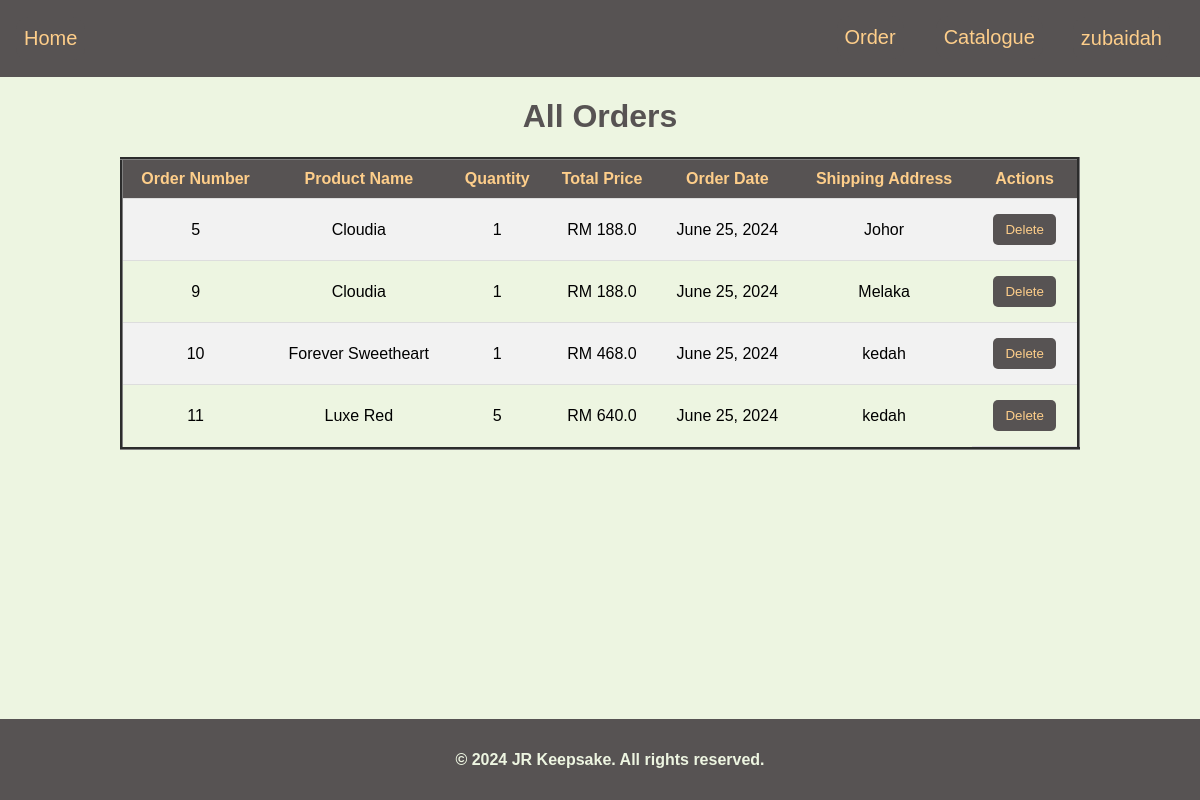
/JR_Keepsake/AllOrder/ (signed in), run on the app's committed database.
### Keepsake/models.py (models this page shows)
class Order (models.Model):
    Order_ID = models.AutoField(primary_key = True)
    Product_Name = models.ForeignKey(Product, on_delete=models.CASCADE)
    User_Name = models.ForeignKey(Customer, on_delete=models.CASCADE)
    Quantity = models.IntegerField()
    Total_Price = models.FloatField()
    Order_Date = models.DateField(default=timezone.now)
    Shipping_Address = models.TextField()

class Product (models.Model):
    Product_Name = models.CharField(max_length = 20, primary_key = True)
    Product_Desc = models.TextField()
    Category = models.CharField(max_length = 15)
    Price = models.FloatField()
    Stock = models.IntegerField()

### Keepsake/views.py (the view)
# urls.py: path('AllOrder/',views.AllOrder, name = 'AllOrder'),
def AllOrder(request):
    user_name = request.session.get('user_name')
    orders = Order.objects.filter(User_Name=user_name).select_related('Product_Name')
    return render(request, "AllOrder.html", {'orders': orders,'user_name': user_name})

### Keepsake/templates/AllOrder.html (shortened to what this page needs)
{% load static %}
<!DOCTYPE html>
<html lang="en">
<head>
</head>
<body>
    <header>
        <a href="/JR_Keepsake/">Home</a>
        <ul>
            <li><a href="{% url 'AllOrder' %}">Order</a></li>
            <li><a href="{% url 'Catalogue' %}">Catalogue</a></li>
            {% if user_name %}
                <li class="dropdown">
                    <a href="#" class="dropbtn" >{{user_name}}</a>
                </li>
            {% else %}
                <li><a href="Login">Login</a></li>
            {% endif %}
        </ul>
    </header>
    <h1>All Orders</h1>
    <table>
        <tr>
            <th>Order Number</th>
            <th>Product Name</th>
            <th>Quantity</th>
            <th>Total Price</th>
            <th>Order Date</th>
            <th>Shipping Address</th>
            <th>Actions</th>
        </tr>
        {% for order in orders %}
        <tr>
            <td>{{ order.Order_ID }}</td>
            <td>{{ order.Product_Name.Product_Name }}</td>
            <td>{{ order.Quantity }}</td>
            <td>RM {{ order.Total_Price }}</td>
            <td>{{ order.Order_Date }}</td>
            <td>{{ order.Shipping_Address }}</td>
            <td class="action-buttons">
                <form method="POST" action="{% url 'Delete_Order' order.Order_ID %}">
                    <button type="submit">Delete</button>
                </form>
            </td>
        </tr>
        {% endfor %}
    </table>
    <footer>
        <h4>&copy; 2024 JR Keepsake. All rights reserved.</h4>
    </footer>
</body>
</html>

### Keepsake/templates/AllOrder.html (style rules this page uses)
header { background-color: #575353; display: flex; justify-content: space-between; align-items: center; padding: 1em; }
body { margin: 0; padding: 0; background-color: #EDF5E1; font-family: Verdana, sans-serif; }
footer { margin-top: 5%; background-color: #575353; color: #EDF5E1; padding: 10px; text-align: center; bottom: 0; width: 100%; position: fixed; }
a, span { text-decoration: none; color: #FECE8A; display: flex; align-items: center; font-size: 20px; }
a:link, a:visited { background-color: #575353; color: #FECE8A; padding: 10px 8px 10px 8px; text-align: center; text-decoration: none; display: inline-block; border-radius: 12px; }
ul { display: flex; list-style: none; padding: 0; margin: 0; }
li { margin: 0 1em; }
table { width: 80%; margin: auto; border-collapse: collapse; margin-top: 20px; border-style: groove; margin-bottom: 20px; }
th, td { padding: 10px; text-align: left; border-bottom: 1px solid #ddd; text-align: center; }
th { background-color: #575353; color: #FECE8A; }
tr:nth-child(even) { background-color: #f2f2f2; }
h1 { text-align: center; color: #575353; }
.action-buttons { display: flex; justify-content: center; }
.action-buttons form { margin: 5px; display: inline-block; }
.action-buttons button { background-color: #575353; color: #FECE8A; border: none; padding: 8px 12px; cursor: pointer; border-radius: 5px; }
.dropdown { font-size: small; position: relative; display: inline-block; border: 1px solid #575353; text-align: center; }

### data on the page
Order: Order_ID "5", Product_Name.Product_Name "Cloudia", Quantity "1", Total_Price "188.0", Order_Date "June 25, 2024", Shipping_Address "Johor"
Order: Order_ID "9", Product_Name.Product_Name "Cloudia", Quantity "1", Total_Price "188.0", Order_Date "June 25, 2024", Shipping_Address "Melaka"
Order: Order_ID "10", Product_Name.Product_Name "Forever Sweetheart", Quantity "1", Total_Price "468.0", Order_Date "June 25, 2024", Shipping_Address "kedah"
Order: Order_ID "11", Product_Name.Product_Name "Luxe Red", Quantity "5", Total_Price "640.0", Order_Date "June 25, 2024", Shipping_Address "kedah"

### other printed values
{{ user_name }} "zubaidah"
